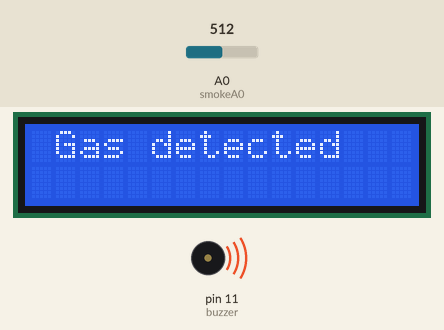
A sketch run on a simulated Arduino Uno, built with avr-gcc and run on an emulated ATmega328P. Parts: 16×2 character LCD, buzzer (waves = sounding). Inputs (shaded band) come from the test bench; at power-on: A0 (smokeA0) = 512. What the sketch prints to the serial monitor is not drawn.

Above: at 20.1 s.
Timing chart, 0 to 21.6 s (numbered marks = the images above):
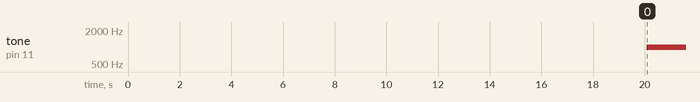

The sketch:

GasleakageManualardino.ino
```cpp
#include <Wire.h>
#include <LiquidCrystal_I2C.h>

LiquidCrystal_I2C lcd(0x27, 16, 2);


int smokeA0=A0;
int buzzer =11;
int sensorValue;

void setup() {

  pinMode(buzzer,OUTPUT);
  pinMode(smokeA0,INPUT);
  Serial.begin(9600);
  Serial.println("Gas sensor warming up!");
  delay(20000); // allow the MQ-6 to warm up
  noTone(buzzer);

}
void loop() {
  int sensorValue=analogRead(smokeA0);
  String dataString = String(sensorValue);

  if(sensorValue > 300)
  {
    Serial.println(dataString);
    Serial.print(" | Gas detected!");
    lcd.init();
	  lcd.backlight();
	  lcd.clear();
	  lcd.setCursor(1,0);
    lcd.print("Gas detected");
    tone(buzzer,1000,2000);
  }
  else
  {
     Serial.println(dataString);
     Serial.println(" | Gas  not detected!");
     lcd.init();
	   lcd.backlight();
	   lcd.clear();
	   lcd.setCursor(1,0);
     lcd.print("Gasnotdetected");


    noTone(buzzer);

  }
  delay(1000); // wait 2s for next reading
}
```

Measured:
- by itself, tone on pin 11 (buzzer): silent → 1000 Hz at 20.1 s
